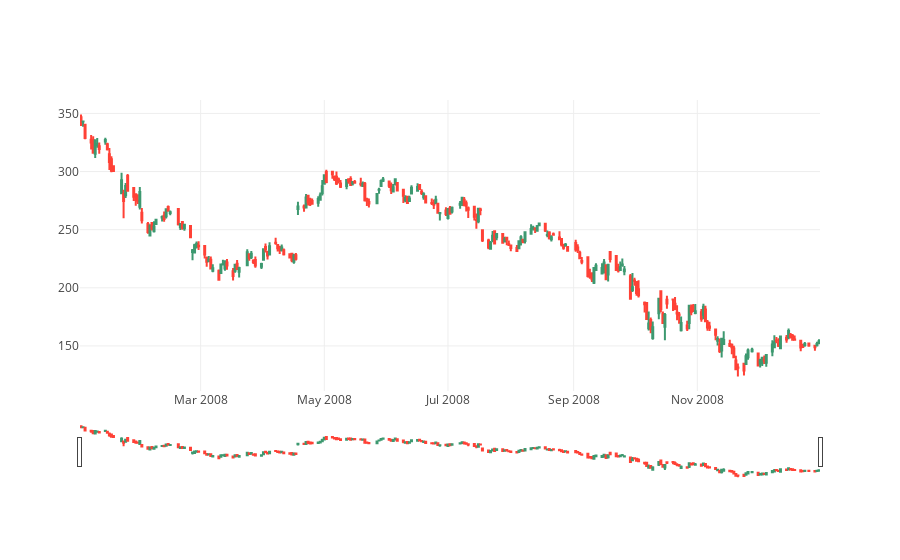

Notebook cell for this chart:
### Code cell
trace = go.Candlestick(x=google['2008'].index,
                open=google['2008'].Open,
                high=google['2008'].High,
                low=google['2008'].Low,
                close=google['2008'].Close)
data = [trace]
iplot(data, filename='simple_candlestick')

### Figure 1 — Plotly figure (JSON) as saved in the notebook; plotly's stock layout.template omitted (floating-point values rounded to 4 significant figures; data arrays with more than 128 entries replaced by an {"elided": "..."} marker saying what was removed)
{"data": [{"close": {"elided": "253 float values"}, "high": {"elided": "253 float values"}, "low": {"elided": "253 float values"}, "open": {"elided": "253 float values"}, "type": "candlestick", "uid": "276a47d4-1f27-4138-a163-4f92dc01caf7", "x": {"elided": "253 str values"}}], "layout": {}}
